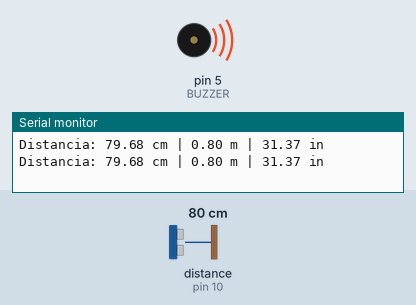
Simulated run of this sketch. Board: Arduino Uno, built with avr-gcc and run on an emulated ATmega328P. Shown: buzzer (waves = sounding), the last lines printed to the serial monitor. Wiring (inferred from the names in the program): ultrasonic range finder: trigger pin 9; echo pin 10. Inputs (shaded band) come from the test bench; at power-on: distance to the obstacle (sensor on pin 10) 80 cm. The echo pulse lasts 58.3 µs per cm.

Above: at 0.96 s.
1.7 s: distance to the obstacle (sensor on pin 10) set to 2 cm
5.2 s: distance to the obstacle (sensor on pin 10) set to 60 cm
At 5.38 s:
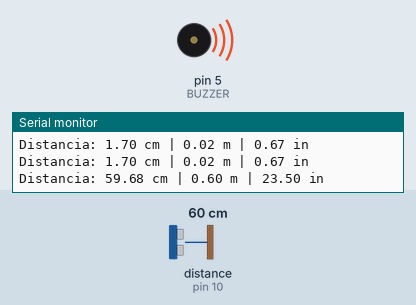
8.7 s: distance to the obstacle (sensor on pin 10) set to 97 cm
12.2 s: distance to the obstacle (sensor on pin 10) set to 105 cm
At 12.9 s:
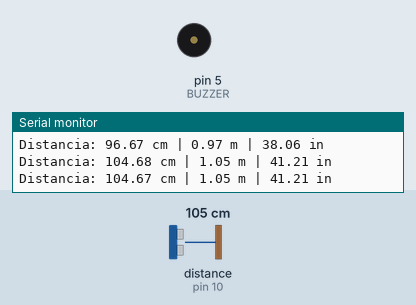
Timing chart, 0 to 14.7 s (numbered marks = the images above; inputs shaded):
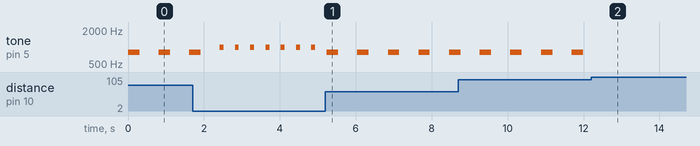

The sketch:

Practica21.ino
```cpp
#define TRIG 9  // Pin del Trigger del sensor ultrasónico
#define ECHO 10 // Pin del Echo del sensor ultrasónico
#define BUZZER 5 // Pin del buzzer

void setup() {
    pinMode(TRIG, OUTPUT);
    pinMode(ECHO, INPUT);
    pinMode(BUZZER, OUTPUT);
    Serial.begin(9600); // Inicia el Monitor Serie
}

void loop() {
    long duration;
    float distanceCM, distanceM, distanceIN;

    // Enviar pulso al Trigger
    digitalWrite(TRIG, LOW);
    delayMicroseconds(2);
    digitalWrite(TRIG, HIGH);
    delayMicroseconds(10);
    digitalWrite(TRIG, LOW);

    // Leer el tiempo de respuesta del Echo
    duration = pulseIn(ECHO, HIGH);

    // Convertir tiempo en distancia
    distanceCM = duration * 0.0343 / 2; // Conversión a cm
    distanceM = distanceCM / 100.0; // Conversión a metros
    distanceIN = distanceCM * 0.3937; // Conversión a pulgadas

    // Imprimir en el Monitor Serie
    Serial.print("Distancia: ");
    Serial.print(distanceCM); Serial.print(" cm | ");
    Serial.print(distanceM); Serial.print(" m | ");
    Serial.print(distanceIN); Serial.println(" in");

    // Control del buzzer según la distancia
    if (distanceCM < 50) {
        tone(BUZZER, 1000); // Sonido rápido
        delay(100);
        noTone(BUZZER);
        delay(100);
    }
    else if (distanceCM >= 50 && distanceCM <= 100) {
        tone(BUZZER, 800); // Sonido intermitente más lento
        delay(300);
        noTone(BUZZER);
        delay(300);
    }
    else {
        noTone(BUZZER); // Sin sonido si está lejos
    }

    delay(200); // Pequeño retraso antes de la siguiente lectura
}
```

Measured:
- the behaviour switches between 100 and 101 cm on distance to the obstacle (sensor on pin 10) (found by bisection; images 1 and 2)
- after the input at 5.2 s, tone on pin 5 (BUZZER): alternates 800 Hz for 0.30 s and silent for 0.51 s, starting at once
- after the input at 12.2 s, tone on pin 5 (BUZZER): stops changing and stays silent
- by itself, tone on pin 5 (BUZZER): repeats every 0.40 s: 1000 Hz 0.10 s, silent 0.30 s
